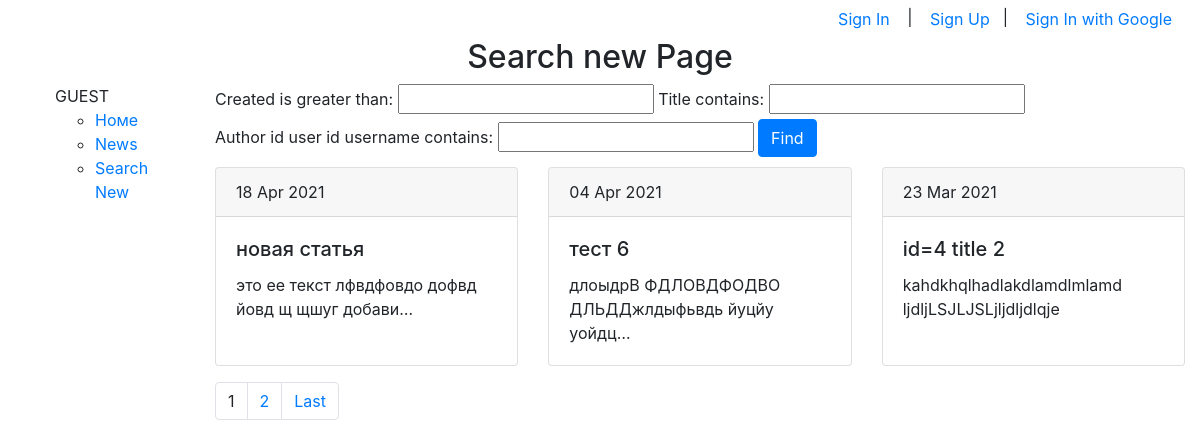
Page /news/search/ on the earlier database version.
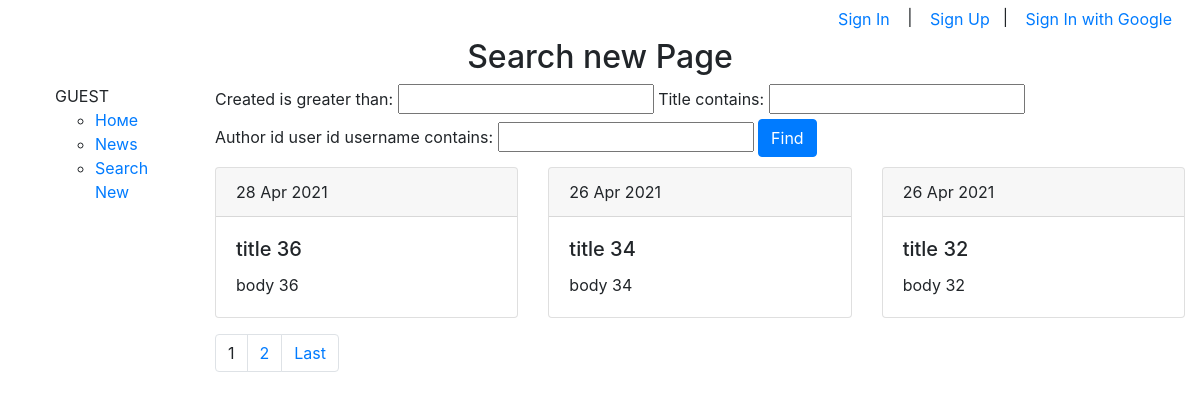
Same page on the later database version.
### news/models.py (models this page shows, shortened)
class Post(models.Model):
    author_id = models.ForeignKey(Author, on_delete = models.CASCADE)
    news = 'N'
    article = 'A'
    types = (
        (news, 'новость'),
        (article, 'статья')
    )
    post_type = models.CharField(max_length = 1, choices = types, default = news)
    created = models.DateTimeField(auto_now_add = True, editable = False)
    category_id = models.ManyToManyField(Category, through = 'PostCategory')
    title  = models.CharField(max_length = 150)
    text = models.TextField()
    rating = models.FloatField(default = 0.0)

### news/views.py (the view)
# urls.py: path('search/', PostSearch.as_view()),
class PostSearch(ListView):
    model = Post
    template_name = 'search.html'
    context_object_name = 'news'
    ordering = ['-id']
    paginate_by = 3
    def get_context_data(self, **kwargs):
        context = super().get_context_data(**kwargs)
        context['filter'] = NewFilter(self.request.GET, queryset=self.get_queryset())
        return context

### NewsPaper/context_processors.py (called while the page is built)
def add_variable_to_context(request):
    return {
        'is_author': request.user.groups.filter(name='authors').exists(),
        'is_user': request.user.groups.filter(name='common').exists()
    }

### news/templatetags/custom_filters.py (called while the page is built)
@register.filter(name='Censor')
def Censor(value):
    bad_words = ['bad','word']
    arr_words = value.split(' ')
    for word in arr_words:
        if word in bad_words:
            idx = arr_words.index(word)
            arr_words[idx] = '***'
    return ' '.join(arr_words)

### templates/search.html (shortened to what this page needs)
{% extends 'index.html' %}
{% load custom_filters %}
{% block pagename %}<h2>Search new Page</h2>{% endblock %}
{% block content %}
<form method="GET">
  {{ filter.form }}
  <button type="submit" class="btn btn-primary" title="save changes"> Find </button>
</form>
{% if news %}
  <div class="card-deck" style="margin-top: 10px;">
  {% for new in news %}
  <div class="card"  style="width: 18rem;">
    <div class="card-header">
      {{ new.created|date:'d M Y' }}
    </div>
    <div class="card-body">
      <h5 class="card-title">{{ new.title|Censor }}</h5>
      <p class="card-text">{{ new.text|truncatechars:50 }}</p>
    </div>
  </div>
  {% endfor %}
  </div>
  {% if is_paginated %}
    <p class="text-right">
      <nav aria-label="Page navigation example" class="text-right">
        <ul class="pagination">
        {% for num in page_obj.paginator.page_range %}
          {% if page_obj.number == num %}
              <li class="page-item"><a class="page-link">{{ num }}</a></li>
          {% elif num > page_obj.number|add:'-2' and num < page_obj.number|add:'2' %}
              <li class="page-item"><a class="page-link" href="?page={{ num }}">{{ num }}</a></li>
          {% endif %}
        {% endfor %}
        {% if page_obj.has_next %}
          <li class="page-item"><a class="page-link" href="?page={{ page_obj.paginator.num_pages }}">Last</a></li>
        {% endif %}
        </ul>
      </nav>
    </p>
  {% endif %}
  {% else %}
    <h3>Нет новостей</h3>
  {% endif %}
{% endblock content %}

Differences in the rows shown:
no longer on this page (row unchanged): Post: created "18 Apr 2021", title|Censor "новая статья", text "это ее текст лфвдфовдо дофвд йовд щ щшуг добави…"
no longer on this page (row unchanged): Post: created "04 Apr 2021", title|Censor "тест 6", text "длоыдрВ ФДЛОВДФОДВО ДЛЬДДжлдыфьвдь йуцйу уойдц…"
no longer on this page (row unchanged): Post: created "23 Mar 2021", title|Censor "id=4 title 2", text "kahdkhqlhadlakdlamdlmlamd ljdljLSJLJSLjljdljdlqje"
added Post: created "28 Apr 2021", title|Censor "title 36", text "body 36"
added Post: created "26 Apr 2021", title|Censor "title 34", text "body 34"
added Post: created "26 Apr 2021", title|Censor "title 32", text "body 32"
